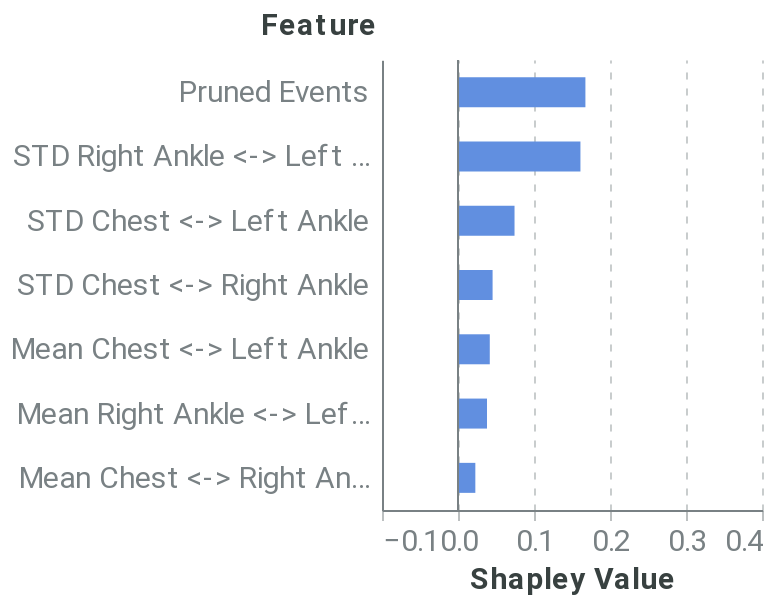

Notebook code for this chart:
### Markdown cell above
##### Feature-level explanation

### Code cell
feature_dict = {'rs': 42, 'nsamples': 32000, 'feature_names': model_features, 'plot_features': plot_feats}
feature_data = local_feat(f, pos_x_data, feature_dict, positive_sequence_id, sequence_id_feat, average_event, pruning_idx)
feature_plot = plot_feat_barplot(feature_data, feature_dict.get('top_feats'), feature_dict.get('plot_features'))
feature_plot

### Figure 1 — Vega-Lite specification as saved in the notebook (floating-point values rounded to 4 significant figures)
{"config": {"axis": {"domain": true, "domainColor": "#798184", "grid": false, "gridColor": "#798184", "gridOpacity": 0.5, "gridDash": [3, 5], "gridWidth": 0.8, "gridCap": "round", "labelPadding": 3, "labelFont": "Roboto", "labelColor": "#798184", "tickSize": 5, "tickColor": "#798184", "tickOpacity": 0.5, "titleColor": "#384140", "titleFont": "Roboto", "titleFontSize": 12}, "axisBand": {"domain": true, "ticks": false, "labelPadding": 7}, "axisY": {"domain": false, "titleAlign": "left", "titleAngle": 0, "titleX": -20, "titleY": -10}, "legend": {"labelColor": "#798184", "labelFontSize": 12, "symbolSize": 40, "titleColor": "#384140", "titleFontSize": 12, "titlePadding": 10, "titleFont": "Roboto", "labelFont": "Roboto"}, "line": {"stroke": "#618FE0", "strokeWidth": 2}, "rule": {"stroke": "#798184"}, "path": {"stroke": "#618FE0", "strokeWidth": 0.5}, "rect": {"fill": "#618FE0"}, "point": {"filled": true, "shape": "circle"}, "shape": {"stroke": "#618FE0"}, "bar": {"fill": "#618FE0", "stroke": null}, "text": {"font": "Roboto", "color": "#384140", "fontSize": 12}, "arc": {"stroke": "#fff", "strokeWidth": 1}, "range": {"category": ["#618FE0", "#50D0B0", "#E17560", "#E8B474", "#D889C4", "#34A3BC", "#A583A4"], "ramp": ["#001854", "#002f72", "#04478e", "#1e5fab", "#4477c5", "#6290e1", "#7ea9fd", "#9ec7ff", "#bde4ff"], "heatmap": ["#001854", "#002f72", "#04478e", "#1e5fab", "#4477c5", "#6290e1", "#7ea9fd", "#9ec7ff", "#bde4ff"], "diverging": ["#003b26", "#006b52", "#1aa082", "#55d5b5", "#f5f5f5", "#ffaa92", "#d16f5b", "#9e392c", "#650200"]}, "title": {"anchor": "start", "fontSize": 20, "color": "#384140", "fontWeight": "bold", "offset": 20, "font": "Roboto", "subtitleColor": "#384140", "subtitleFontSize": 16}, "header": {"labelFontSize": 12, "titleFontSize": 16, "labelColor": "#384140", "titleColor": "#384140", "titleFont": "Roboto", "labelFont": "Roboto"}, "group": {"fill": "white"}, "background": "white", "view": {"stroke": "transparent", "continuousHeight": 300, "continuousWidth": 400}}, "layer": [{"data": {"name": "data-213132ff016b569339c56d98f787af0d"}, "mark": {"type": "bar", "size": 15, "thickness": 1}, "encoding": {"x": {"type": "quantitative", "axis": {"grid": true, "labelFontSize": 15, "title": "Shapley Value", "titleFontSize": 15}, "field": "Shapley Value", "scale": {"domain": [-0.1, 0.4]}}, "y": {"type": "nominal", "axis": {"labelFontSize": 15, "title": "Feature", "titleFontSize": 15, "titleX": -61}, "field": "Feature", "sort": {"field": "sort_col", "order": "descending"}}}}, {"data": {"name": "data-9c00aa9dc2b1c1a0b4bf9b34ead12925"}, "mark": {"type": "rule", "color": "#798184"}, "encoding": {"x": {"type": "quantitative", "field": "x"}}}], "height": 225, "width": 190, "$schema": "https://vega.github.io/schema/vega-lite/v4.8.1.json", "datasets": {"data-213132ff016b569339c56d98f787af0d": [{"Random seed": 42, "NSamples": 32000, "Feature": "Mean Chest <-> Right Ankle", "Shapley Value": 0.02282, "sort_col": 0.02282}, {"Random seed": 42, "NSamples": 32000, "Feature": "STD Chest <-> Right Ankle", "Shapley Value": 0.04552, "sort_col": 0.04552}, {"Random seed": 42, "NSamples": 32000, "Feature": "Mean Chest <-> Left Ankle", "Shapley Value": 0.04182, "sort_col": 0.04182}, {"Random seed": 42, "NSamples": 32000, "Feature": "STD Chest <-> Left Ankle", "Shapley Value": 0.07437, "sort_col": 0.07437}, {"Random seed": 42, "NSamples": 32000, "Feature": "Mean Right Ankle <-> Left Ankle", "Shapley Value": 0.03816, "sort_col": 0.03816}, {"Random seed": 42, "NSamples": 32000, "Feature": "STD Right Ankle <-> Left Ankle", "Shapley Value": 0.1611, "sort_col": 0.1611}, {"Random seed": 42, "NSamples": 32000, "Feature": "Pruned Events", "Shapley Value": 0.1676, "sort_col": 0.1676}], "data-9c00aa9dc2b1c1a0b4bf9b34ead12925": [{"x": 0}]}}
